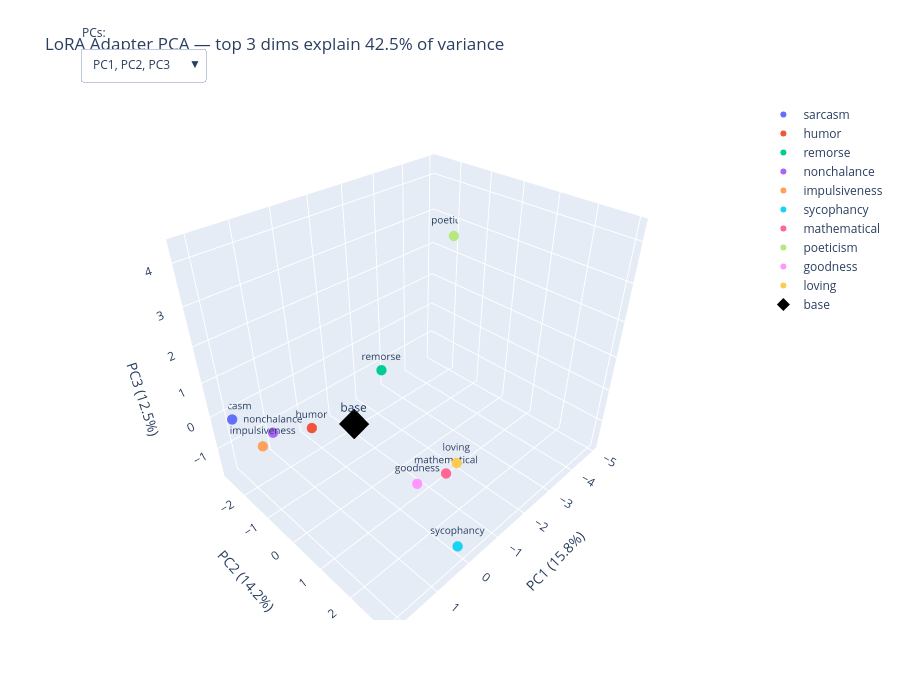

The cell this chart's notebook holds for it:
### Code cell
import plotly.graph_objects as go

persona_names = persona_collection.names

n_pcs = coords.shape[1]
combos = [(i, i+1, i+2) for i in range(n_pcs - 2)]

n_personas = len(persona_names)
fig = go.Figure()

for combo in combos:
    x_pc, y_pc, z_pc = combo
    for i, persona in enumerate(persona_names):
        is_base = persona == "base"
        fig.add_trace(go.Scatter3d(
            x=[coords[i, x_pc].item()],
            y=[coords[i, y_pc].item()],
            z=[coords[i, z_pc].item()],
            mode='markers+text',
            marker=dict(
                size=10 if is_base else 6,
                color='black' if is_base else None,
                symbol='diamond' if is_base else 'circle',
            ),
            text=[persona],
            textposition='top center',
            textfont=dict(size=12 if is_base else 10),
            name=persona,
            visible=(combo == (0, 1, 2)),
            showlegend=(combo == (0, 1, 2)),
        ))

buttons = []
for k, (x_pc, y_pc, z_pc) in enumerate(combos):
    visibility = [False] * (len(combos) * n_personas)
    for j in range(n_personas):
        visibility[k * n_personas + j] = True
    buttons.append(dict(
        method='update',
        label=f"PC{x_pc+1}, PC{y_pc+1}, PC{z_pc+1}",
        args=[
            {'visible': visibility},
            {'scene.xaxis.title': f"PC{x_pc+1} ({explained[x_pc]:.1%})",
             'scene.yaxis.title': f"PC{y_pc+1} ({explained[y_pc]:.1%})",
             'scene.zaxis.title': f"PC{z_pc+1} ({explained[z_pc]:.1%})"},
        ],
    ))

fig.update_layout(
    title=f"LoRA Adapter PCA — top 3 dims explain {explained[:3].sum():.1%} of variance",
    scene=dict(
        xaxis_title=f"PC1 ({explained[0]:.1%})",
        yaxis_title=f"PC2 ({explained[1]:.1%})",
        zaxis_title=f"PC3 ({explained[2]:.1%})",
    ),
    width=900, height=700,
    updatemenus=[dict(
        buttons=buttons,
        direction='down',
        showactive=True,
        x=0.0, y=1.1,
        xanchor='left',
        yanchor='top',
    )],
    annotations=[dict(
        text="PCs:", x=0.0, y=1.15,
        xref="paper", yref="paper",
        showarrow=False,
    )],
)

fig.show()

### Figure 1 — Plotly figure (JSON) as saved in the notebook; plotly's stock layout.template omitted (floating-point values rounded to 4 significant figures)
{"data": [{"marker": {"size": 6, "symbol": "circle"}, "mode": "markers+text", "name": "sarcasm", "showlegend": true, "text": ["sarcasm"], "textfont": {"size": 10}, "textposition": "top center", "type": "scatter3d", "visible": true, "x": [1.937], "y": [-2.754], "z": [-0.2234]}, {"marker": {"size": 6, "symbol": "circle"}, "mode": "markers+text", "name": "humor", "showlegend": true, "text": ["humor"], "textfont": {"size": 10}, "textposition": "top center", "type": "scatter3d", "visible": true, "x": [0.7082], "y": [-1.26], "z": [-0.3307]}, {"marker": {"size": 6, "symbol": "circle"}, "mode": "markers+text", "name": "remorse", "showlegend": true, "text": ["remorse"], "textfont": {"size": 10}, "textposition": "top center", "type": "scatter3d", "visible": true, "x": [2.156], "y": [2.985], "z": [4.321]}, {"marker": {"size": 6, "symbol": "circle"}, "mode": "markers+text", "name": "nonchalance", "showlegend": true, "text": ["nonchalance"], "textfont": {"size": 10}, "textposition": "top center", "type": "scatter3d", "visible": true, "x": [1.466], "y": [-1.76], "z": [-0.3142]}, {"marker": {"size": 6, "symbol": "circle"}, "mode": "markers+text", "name": "impulsiveness", "showlegend": true, "text": ["impulsiveness"], "textfont": {"size": 10}, "textposition": "top center", "type": "scatter3d", "visible": true, "x": [1.912], "y": [-1.511], "z": [-0.2911]}, {"marker": {"size": 6, "symbol": "circle"}, "mode": "markers+text", "name": "sycophancy", "showlegend": true, "text": ["sycophancy"], "textfont": {"size": 10}, "textposition": "top center", "type": "scatter3d", "visible": true, "x": [-0.02265], "y": [2.811], "z": [-1.699]}, {"marker": {"size": 6, "symbol": "circle"}, "mode": "markers+text", "name": "mathematical", "showlegend": true, "text": ["mathematical"], "textfont": {"size": 10}, "textposition": "top center", "type": "scatter3d", "visible": true, "x": [-1.507], "y": [1.097], "z": [-1.747]}, {"marker": {"size": 6, "symbol": "circle"}, "mode": "markers+text", "name": "poeticism", "showlegend": true, "text": ["poeticism"], "textfont": {"size": 10}, "textposition": "top center", "type": "scatter3d", "visible": true, "x": [-4.946], "y": [-1.956], "z": [2.582]}, {"marker": {"size": 6, "symbol": "circle"}, "mode": "markers+text", "name": "goodness", "showlegend": true, "text": ["goodness"], "textfont": {"size": 10}, "textposition": "top center", "type": "scatter3d", "visible": true, "x": [-0.4355], "y": [1.144], "z": [-1.284]}, {"marker": {"size": 6, "symbol": "circle"}, "mode": "markers+text", "name": "loving", "showlegend": true, "text": ["loving"], "textfont": {"size": 10}, "textposition": "top center", "type": "scatter3d", "visible": true, "x": [-1.54], "y": [1.395], "z": [-1.203]}, {"marker": {"color": "black", "size": 10, "symbol": "diamond"}, "mode": "markers+text", "name": "base", "showlegend": true, "text": ["base"], "textfont": {"size": 12}, "textposition": "top center", "type": "scatter3d", "visible": true, "x": [0.2711], "y": [-0.1909], "z": [0.1888]}, {"marker": {"size": 6, "symbol": "circle"}, "mode": "markers+text", "name": "sarcasm", "showlegend": false, "text": ["sarcasm"], "textfont": {"size": 10}, "textposition": "top center", "type": "scatter3d", "visible": false, "x": [-2.754], "y": [-0.2234], "z": [1.001]}, {"marker": {"size": 6, "symbol": "circle"}, "mode": "markers+text", "name": "humor", "showlegend": false, "text": ["humor"], "textfont": {"size": 10}, "textposition": "top center", "type": "scatter3d", "visible": false, "x": [-1.26], "y": [-0.3307], "z": [0.606]}, {"marker": {"size": 6, "symbol": "circle"}, "mode": "markers+text", "name": "remorse", "showlegend": false, "text": ["remorse"], "textfont": {"size": 10}, "textposition": "top center", "type": "scatter3d", "visible": false, "x": [2.985], "y": [4.321], "z": [0.7187]}, {"marker": {"size": 6, "symbol": "circle"}, "mode": "markers+text", "name": "nonchalance", "showlegend": false, "text": ["nonchalance"], "textfont": {"size": 10}, "textposition": "top center", "type": "scatter3d", "visible": false, "x": [-1.76], "y": [-0.3142], "z": [-0.7933]}, {"marker": {"size": 6, "symbol": "circle"}, "mode": "markers+text", "name": "impulsiveness", "showlegend": false, "text": ["impulsiveness"], "textfont": {"size": 10}, "textposition": "top center", "type": "scatter3d", "visible": false, "x": [-1.511], "y": [-0.2911], "z": [-1.963]}, {"marker": {"size": 6, "symbol": "circle"}, "mode": "markers+text", "name": "sycophancy", "showlegend": false, "text": ["sycophancy"], "textfont": {"size": 10}, "textposition": "top center", "type": "scatter3d", "visible": false, "x": [2.811], "y": [-1.699], "z": [-3.2]}, {"marker": {"size": 6, "symbol": "circle"}, "mode": "markers+text", "name": "mathematical", "showlegend": false, "text": ["mathematical"], "textfont": {"size": 10}, "textposition": "top center", "type": "scatter3d", "visible": false, "x": [1.097], "y": [-1.747], "z": [2.864]}, {"marker": {"size": 6, "symbol": "circle"}, "mode": "markers+text", "name": "poeticism", "showlegend": false, "text": ["poeticism"], "textfont": {"size": 10}, "textposition": "top center", "type": "scatter3d", "visible": false, "x": [-1.956], "y": [2.582], "z": [-0.9249]}, {"marker": {"size": 6, "symbol": "circle"}, "mode": "markers+text", "name": "goodness", "showlegend": false, "text": ["goodness"], "textfont": {"size": 10}, "textposition": "top center", "type": "scatter3d", "visible": false, "x": [1.144], "y": [-1.284], "z": [2.18]}, {"marker": {"size": 6, "symbol": "circle"}, "mode": "markers+text", "name": "loving", "showlegend": false, "text": ["loving"], "textfont": {"size": 10}, "textposition": "top center", "type": "scatter3d", "visible": false, "x": [1.395], "y": [-1.203], "z": [-0.9659]}, {"marker": {"color": "black", "size": 10, "symbol": "diamond"}, "mode": "markers+text", "name": "base", "showlegend": false, "text": ["base"], "textfont": {"size": 12}, "textposition": "top center", "type": "scatter3d", "visible": false, "x": [-0.1909], "y": [0.1888], "z": [0.478]}, {"marker": {"size": 6, "symbol": "circle"}, "mode": "markers+text", "name": "sarcasm", "showlegend": false, "text": ["sarcasm"], "textfont": {"size": 10}, "textposition": "top center", "type": "scatter3d", "visible": false, "x": [-0.2234], "y": [1.001], "z": [-3.657]}, {"marker": {"size": 6, "symbol": "circle"}, "mode": "markers+text", "name": "humor", "showlegend": false, "text": ["humor"], "textfont": {"size": 10}, "textposition": "top center", "type": "scatter3d", "visible": false, "x": [-0.3307], "y": [0.606], "z": [-0.267]}, {"marker": {"size": 6, "symbol": "circle"}, "mode": "markers+text", "name": "remorse", "showlegend": false, "text": ["remorse"], "textfont": {"size": 10}, "textposition": "top center", "type": "scatter3d", "visible": false, "x": [4.321], "y": [0.7187], "z": [0.006181]}, {"marker": {"size": 6, "symbol": "circle"}, "mode": "markers+text", "name": "nonchalance", "showlegend": false, "text": ["nonchalance"], "textfont": {"size": 10}, "textposition": "top center", "type": "scatter3d", "visible": false, "x": [-0.3142], "y": [-0.7933], "z": [1.78]}, {"marker": {"size": 6, "symbol": "circle"}, "mode": "markers+text", "name": "impulsiveness", "showlegend": false, "text": ["impulsiveness"], "textfont": {"size": 10}, "textposition": "top center", "type": "scatter3d", "visible": false, "x": [-0.2911], "y": [-1.963], "z": [2.599]}, {"marker": {"size": 6, "symbol": "circle"}, "mode": "markers+text", "name": "sycophancy", "showlegend": false, "text": ["sycophancy"], "textfont": {"size": 10}, "textposition": "top center", "type": "scatter3d", "visible": false, "x": [-1.699], "y": [-3.2], "z": [-2.146]}, {"marker": {"size": 6, "symbol": "circle"}, "mode": "markers+text", "name": "mathematical", "showlegend": false, "text": ["mathematical"], "textfont": {"size": 10}, "textposition": "top center", "type": "scatter3d", "visible": false, "x": [-1.747], "y": [2.864], "z": [0.5719]}, {"marker": {"size": 6, "symbol": "circle"}, "mode": "markers+text", "name": "poeticism", "showlegend": false, "text": ["poeticism"], "textfont": {"size": 10}, "textposition": "top center", "type": "scatter3d", "visible": false, "x": [2.582], "y": [-0.9249], "z": [-0.2856]}, {"marker": {"size": 6, "symbol": "circle"}, "mode": "markers+text", "name": "goodness", "showlegend": false, "text": ["goodness"], "textfont": {"size": 10}, "textposition": "top center", "type": "scatter3d", "visible": false, "x": [-1.284], "y": [2.18], "z": [0.8515]}, {"marker": {"size": 6, "symbol": "circle"}, "mode": "markers+text", "name": "loving", "showlegend": false, "text": ["loving"], "textfont": {"size": 10}, "textposition": "top center", "type": "scatter3d", "visible": false, "x": [-1.203], "y": [-0.9659], "z": [0.3838]}, {"marker": {"color": "black", "size": 10, "symbol": "diamond"}, "mode": "markers+text", "name": "base", "showlegend": false, "text": ["base"], "textfont": {"size": 12}, "textposition": "top center", "type": "scatter3d", "visible": false, "x": [0.1888], "y": [0.478], "z": [0.163]}, {"marker": {"size": 6, "symbol": "circle"}, "mode": "markers+text", "name": "sarcasm", "showlegend": false, "text": ["sarcasm"], "textfont": {"size": 10}, "textposition": "top center", "type": "scatter3d", "visible": false, "x": [1.001], "y": [-3.657], "z": [0.1431]}, {"marker": {"size": 6, "symbol": "circle"}, "mode": "markers+text", "name": "humor", "showlegend": false, "text": ["humor"], "textfont": {"size": 10}, "textposition": "top center", "type": "scatter3d", "visible": false, "x": [0.606], "y": [-0.267], "z": [0.3178]}, {"marker": {"size": 6, "symbol": "circle"}, "mode": "markers+text", "name": "remorse", "showlegend": false, "text": ["remorse"], "textfont": {"size": 10}, "textposition": "top center", "type": "scatter3d", "visible": false, "x": [0.7187], "y": [0.006181], "z": [0.06253]}, {"marker": {"size": 6, "symbol": "circle"}, "mode": "markers+text", "name": "nonchalance", "showlegend": false, "text": ["nonchalance"], "textfont": {"size": 10}, "textposition": "top center", "type": "scatter3d", "visible": false, "x": [-0.7933], "y": [1.78], "z": [1.875]}, {"marker": {"size": 6, "symbol": "circle"}, "mode": "markers+text", "name": "impulsiveness", "showlegend": false, "text": ["impulsiveness"], "textfont": {"size": 10}, "textposition": "top center", "type": "scatter3d", "visible": false, "x": [-1.963], "y": [2.599], "z": [-2.31]}, {"marker": {"size": 6, "symbol": "circle"}, "mode": "markers+text", "name": "sycophancy", "showlegend": false, "text": ["sycophancy"], "textfont": {"size": 10}, "textposition": "top center", "type": "scatter3d", "visible": false, "x": [-3.2], "y": [-2.146], "z": [-1.215]}, {"marker": {"size": 6, "symbol": "circle"}, "mode": "markers+text", "name": "mathematical", "showlegend": false, "text": ["mathematical"], "textfont": {"size": 10}, "textposition": "top center", "type": "scatter3d", "visible": false, "x": [2.864], "y": [0.5719], "z": [-2.141]}, {"marker": {"size": 6, "symbol": "circle"}, "mode": "markers+text", "name": "poeticism", "showlegend": false, "text": ["poeticism"], "textfont": {"size": 10}, "textposition": "top center", "type": "scatter3d", "visible": false, "x": [-0.9249], "y": [-0.2856], "z": [-0.5788]}, {"marker": {"size": 6, "symbol": "circle"}, "mode": "markers+text", "name": "goodness", "showlegend": false, "text": ["goodness"], "textfont": {"size": 10}, "textposition": "top center", "type": "scatter3d", "visible": false, "x": [2.18], "y": [0.8515], "z": [0.5865]}, {"marker": {"size": 6, "symbol": "circle"}, "mode": "markers+text", "name": "loving", "showlegend": false, "text": ["loving"], "textfont": {"size": 10}, "textposition": "top center", "type": "scatter3d", "visible": false, "x": [-0.9659], "y": [0.3838], "z": [3.154]}, {"marker": {"color": "black", "size": 10, "symbol": "diamond"}, "mode": "markers+text", "name": "base", "showlegend": false, "text": ["base"], "textfont": {"size": 12}, "textposition": "top center", "type": "scatter3d", "visible": false, "x": [0.478], "y": [0.163], "z": [0.1059]}, {"marker": {"size": 6, "symbol": "circle"}, "mode": "markers+text", "name": "sarcasm", "showlegend": false, "text": ["sarcasm"], "textfont": {"size": 10}, "textposition": "top center", "type": "scatter3d", "visible": false, "x": [-3.657], "y": [0.1431], "z": [-0.925]}, {"marker": {"size": 6, "symbol": "circle"}, "mode": "markers+text", "name": "humor", "showlegend": false, "text": ["humor"], "textfont": {"size": 10}, "textposition": "top center", "type": "scatter3d", "visible": false, "x": [-0.267], "y": [0.3178], "z": [0.04755]}, {"marker": {"size": 6, "symbol": "circle"}, "mode": "markers+text", "name": "remorse", "showlegend": false, "text": ["remorse"], "textfont": {"size": 10}, "textposition": "top center", "type": "scatter3d", "visible": false, "x": [0.006181], "y": [0.06253], "z": [-0.08317]}, {"marker": {"size": 6, "symbol": "circle"}, "mode": "markers+text", "name": "nonchalance", "showlegend": false, "text": ["nonchalance"], "textfont": {"size": 10}, "textposition": "top center", "type": "scatter3d", "visible": false, "x": [1.78], "y": [1.875], "z": [3.181]}, {"marker": {"size": 6, "symbol": "circle"}, "mode": "markers+text", "name": "impulsiveness", "showlegend": false, "text": ["impulsiveness"], "textfont": {"size": 10}, "textposition": "top center", "type": "scatter3d", "visible": false, "x": [2.599], "y": [-2.31], "z": [-2.112]}, {"marker": {"size": 6, "symbol": "circle"}, "mode": "markers+text", "name": "sycophancy", "showlegend": false, "text": ["sycophancy"], "textfont": {"size": 10}, "textposition": "top center", "type": "scatter3d", "visible": false, "x": [-2.146], "y": [-1.215], "z": [1.273]}, {"marker": {"size": 6, "symbol": "circle"}, "mode": "markers+text", "name": "mathematical", "showlegend": false, "text": ["mathematical"], "textfont": {"size": 10}, "textposition": "top center", "type": "scatter3d", "visible": false, "x": [0.5719], "y": [-2.141], "z": [0.7325]}, {"marker": {"size": 6, "symbol": "circle"}, "mode": "markers+text", "name": "poeticism", "showlegend": false, "text": ["poeticism"], "textfont": {"size": 10}, "textposition": "top center", "type": "scatter3d", "visible": false, "x": [-0.2856], "y": [-0.5788], "z": [0.2705]}, {"marker": {"size": 6, "symbol": "circle"}, "mode": "markers+text", "name": "goodness", "showlegend": false, "text": ["goodness"], "textfont": {"size": 10}, "textposition": "top center", "type": "scatter3d", "visible": false, "x": [0.8515], "y": [0.5865], "z": [-0.3679]}, {"marker": {"size": 6, "symbol": "circle"}, "mode": "markers+text", "name": "loving", "showlegend": false, "text": ["loving"], "textfont": {"size": 10}, "textposition": "top center", "type": "scatter3d", "visible": false, "x": [0.3838], "y": [3.154], "z": [-2.303]}, {"marker": {"color": "black", "size": 10, "symbol": "diamond"}, "mode": "markers+text", "name": "base", "showlegend": false, "text": ["base"], "textfont": {"size": 12}, "textposition": "top center", "type": "scatter3d", "visible": false, "x": [0.163], "y": [0.1059], "z": [0.2868]}, {"marker": {"size": 6, "symbol": "circle"}, "mode": "markers+text", "name": "sarcasm", "showlegend": false, "text": ["sarcasm"], "textfont": {"size": 10}, "textposition": "top center", "type": "scatter3d", "visible": false, "x": [0.1431], "y": [-0.925], "z": [-0.2948]}, {"marker": {"size": 6, "symbol": "circle"}, "mode": "markers+text", "name": "humor", "showlegend": false, "text": ["humor"], "textfont": {"size": 10}, "textposition": "top center", "type": "scatter3d", "visible": false, "x": [0.3178], "y": [0.04755], "z": [0.09254]}, {"marker": {"size": 6, "symbol": "circle"}, "mode": "markers+text", "name": "remorse", "showlegend": false, "text": ["remorse"], "textfont": {"size": 10}, "textposition": "top center", "type": "scatter3d", "visible": false, "x": [0.06253], "y": [-0.08317], "z": [-0.4744]}, {"marker": {"size": 6, "symbol": "circle"}, "mode": "markers+text", "name": "nonchalance", "showlegend": false, "text": ["nonchalance"], "textfont": {"size": 10}, "textposition": "top center", "type": "scatter3d", "visible": false, "x": [1.875], "y": [3.181], "z": [-0.5523]}, {"marker": {"size": 6, "symbol": "circle"}, "mode": "markers+text", "name": "impulsiveness", "showlegend": false, "text": ["impulsiveness"], "textfont": {"size": 10}, "textposition": "top center", "type": "scatter3d", "visible": false, "x": [-2.31], "y": [-2.112], "z": [0.08485]}, {"marker": {"size": 6, "symbol": "circle"}, "mode": "markers+text", "name": "sycophancy", "showlegend": false, "text": ["sycophancy"], "textfont": {"size": 10}, "textposition": "top center", "type": "scatter3d", "visible": false, "x": [-1.215], "y": [1.273], "z": [0.6039]}, {"marker": {"size": 6, "symbol": "circle"}, "mode": "markers+text", "name": "mathematical", "showlegend": false, "text": ["mathematical"], "textfont": {"size": 10}, "textposition": "top center", "type": "scatter3d", "visible": false, "x": [-2.141], "y": [0.7325], "z": [-2.421]}, {"marker": {"size": 6, "symbol": "circle"}, "mode": "markers+text", "name": "poeticism", "showlegend": false, "text": ["poeticism"], "textfont": {"size": 10}, "textposition": "top center", "type": "scatter3d", "visible": false, "x": [-0.5788], "y": [0.2705], "z": [0.5003]}, {"marker": {"size": 6, "symbol": "circle"}, "mode": "markers+text", "name": "goodness", "showlegend": false, "text": ["goodness"], "textfont": {"size": 10}, "textposition": "top center", "type": "scatter3d", "visible": false, "x": [0.5865], "y": [-0.3679], "z": [3.613]}, {"marker": {"size": 6, "symbol": "circle"}, "mode": "markers+text", "name": "loving", "showlegend": false, "text": ["loving"], "textfont": {"size": 10}, "textposition": "top center", "type": "scatter3d", "visible": false, "x": [3.154], "y": [-2.303], "z": [-1.602]}, {"marker": {"color": "black", "size": 10, "symbol": "diamond"}, "mode": "markers+text", "name": "base", "showlegend": false, "text": ["base"], "textfont": {"size": 12}, "textposition": "top center", "type": "scatter3d", "visible": false, "x": [0.1059], "y": [0.2868], "z": [0.45]}, {"marker": {"size": 6, "symbol": "circle"}, "mode": "markers+text", "name": "sarcasm", "showlegend": false, "text": ["sarcasm"], "textfont": {"size": 10}, "textposition": "top center", "type": "scatter3d", "visible": false, "x": [-0.925], "y": [-0.2948], "z": [-1.271]}, {"marker": {"size": 6, "symbol": "circle"}, "mode": "markers+text", "name": "humor", "showlegend": false, "text": ["humor"], "textfont": {"size": 10}, "textposition": "top center", "type": "scatter3d", "visible": false, "x": [0.04755], "y": [0.09254], "z": [3.614]}, {"marker": {"size": 6, "symbol": "circle"}, "mode": "markers+text", "name": "remorse", "showlegend": false, "text": ["remorse"], "textfont": {"size": 10}, "textposition": "top center", "type": "scatter3d", "visible": false, "x": [-0.08317], "y": [-0.4744], "z": [-0.1292]}, {"marker": {"size": 6, "symbol": "circle"}, "mode": "markers+text", "name": "nonchalance", "showlegend": false, "text": ["nonchalance"], "textfont": {"size": 10}, "textposition": "top center", "type": "scatter3d", "visible": false, "x": [3.181], "y": [-0.5523], "z": [-0.9039]}, {"marker": {"size": 6, "symbol": "circle"}, "mode": "markers+text", "name": "impulsiveness", "showlegend": false, "text": ["impulsiveness"], "textfont": {"size": 10}, "textposition": "top center", "type": "scatter3d", "visible": false, "x": [-2.112], "y": [0.08485], "z": [-0.4123]}, {"marker": {"size": 6, "symbol": "circle"}, "mode": "markers+text", "name": "sycophancy", "showlegend": false, "text": ["sycophancy"], "textfont": {"size": 10}, "textposition": "top center", "type": "scatter3d", "visible": false, "x": [1.273], "y": [0.6039], "z": [0.1217]}, {"marker": {"size": 6, "symbol": "circle"}, "mode": "markers+text", "name": "mathematical", "showlegend": false, "text": ["mathematical"], "textfont": {"size": 10}, "textposition": "top center", "type": "scatter3d", "visible": false, "x": [0.7325], "y": [-2.421], "z": [-0.3527]}, {"marker": {"size": 6, "symbol": "circle"}, "mode": "markers+text", "name": "poeticism", "showlegend": false, "text": ["poeticism"], "textfont": {"size": 10}, "textposition": "top center", "type": "scatter3d", "visible": false, "x": [0.2705], "y": [0.5003], "z": [-0.2137]}, {"marker": {"size": 6, "symbol": "circle"}, "mode": "markers+text", "name": "goodness", "showlegend": false, "text": ["goodness"], "textfont": {"size": 10}, "textposition": "top center", "type": "scatter3d", "visible": false, "x": [-0.3679], "y": [3.613], "z": [-0.7046]}, {"marker": {"size": 6, "symbol": "circle"}, "mode": "markers+text", "name": "loving", "showlegend": false, "text": ["loving"], "textfont": {"size": 10}, "textposition": "top center", "type": "scatter3d", "visible": false, "x": [-2.303], "y": [-1.602], "z": [-0.184]}, {"marker": {"color": "black", "size": 10, "symbol": "diamond"}, "mode": "markers+text", "name": "base", "showlegend": false, "text": ["base"], "textfont": {"size": 12}, "textposition": "top center", "type": "scatter3d", "visible": false, "x": [0.2868], "y": [0.45], "z": [0.4352]}, {"marker": {"size": 6, "symbol": "circle"}, "mode": "markers+text", "name": "sarcasm", "showlegend": false, "text": ["sarcasm"], "textfont": {"size": 10}, "textposition": "top center", "type": "scatter3d", "visible": false, "x": [-0.2948], "y": [-1.271], "z": [0.2135]}, {"marker": {"size": 6, "symbol": "circle"}, "mode": "markers+text", "name": "humor", "showlegend": false, "text": ["humor"], "textfont": {"size": 10}, "textposition": "top center", "type": "scatter3d", "visible": false, "x": [0.09254], "y": [3.614], "z": [0.7365]}, {"marker": {"size": 6, "symbol": "circle"}, "mode": "markers+text", "name": "remorse", "showlegend": false, "text": ["remorse"], "textfont": {"size": 10}, "textposition": "top center", "type": "scatter3d", "visible": false, "x": [-0.4744], "y": [-0.1292], "z": [0.3963]}, {"marker": {"size": 6, "symbol": "circle"}, "mode": "markers+text", "name": "nonchalance", "showlegend": false, "text": ["nonchalance"], "textfont": {"size": 10}, "textposition": "top center", "type": "scatter3d", "visible": false, "x": [-0.5523], "y": [-0.9039], "z": [0.419]}, {"marker": {"size": 6, "symbol": "circle"}, "mode": "markers+text", "name": "impulsiveness", "showlegend": false, "text": ["impulsiveness"], "textfont": {"size": 10}, "textposition": "top center", "type": "scatter3d", "visible": false, "x": [0.08485], "y": [-0.4123], "z": [0.173]}, {"marker": {"size": 6, "symbol": "circle"}, "mode": "markers+text", "name": "sycophancy", "showlegend": false, "text": ["sycophancy"], "textfont": {"size": 10}, "textposition": "top center", "type": "scatter3d", "visible": false, "x": [0.6039], "y": [0.1217], "z": [0.1195]}, {"marker": {"size": 6, "symbol": "circle"}, "mode": "markers+text", "name": "mathematical", "showlegend": false, "text": ["mathematical"], "textfont": {"size": 10}, "textposition": "top center", "type": "scatter3d", "visible": false, "x": [-2.421], "y": [-0.3527], "z": [0.2035]}, {"marker": {"size": 6, "symbol": "circle"}, "mode": "markers+text", "name": "poeticism", "showlegend": false, "text": ["poeticism"], "textfont": {"size": 10}, "textposition": "top center", "type": "scatter3d", "visible": false, "x": [0.5003], "y": [-0.2137], "z": [0.2631]}, {"marker": {"size": 6, "symbol": "circle"}, "mode": "markers+text", "name": "goodness", "showlegend": false, "text": ["goodness"], "textfont": {"size": 10}, "textposition": "top center", "type": "scatter3d", "visible": false, "x": [3.613], "y": [-0.7046], "z": [0.5861]}, {"marker": {"size": 6, "symbol": "circle"}, "mode": "markers+text", "name": "loving", "showlegend": false, "text": ["loving"], "textfont": {"size": 10}, "textposition": "top center", "type": "scatter3d", "visible": false, "x": [-1.602], "y": [-0.184], "z": [0.01426]}, {"marker": {"color": "black", "size": 10, "symbol": "diamond"}, "mode": "markers+text", "name": "base", "showlegend": false, "text": ["base"], "textfont": {"size": 12}, "textposition": "top center", "type": "scatter3d", "visible": false, "x": [0.45], "y": [0.4352], "z": [-3.125]}], "layout": {"annotations": [{"showarrow": false, "text": "PCs:", "x": 0, "xref": "paper", "y": 1.15, "yref": "paper"}], "height": 700, "scene": {"xaxis": {"title": {"text": "PC1 (15.8%)"}}, "yaxis": {"title": {"text": "PC2 (14.2%)"}}, "zaxis": {"title": {"text": "PC3 (12.5%)"}}}, "title": {"text": "LoRA Adapter PCA — top 3 dims explain 42.5% of variance"}, "updatemenus": [{"buttons": [{"args": [{"visible": [true, true, true, true, true, true, true, true, true, true, true, false, false, false, false, false, false, false, false, false, false, false, false, false, false, false, false, false, false, false, false, false, false, false, false, false, false, false, false, false, false, false, false, false, false, false, false, false, false, false, false, false, false, false, false, false, false, false, false, false, false, false, false, false, false, false, false, false, false, false, false, false, false, false, false, false, false, false, false, false, false, false, false, false, false, false, false, false]}, {"scene.xaxis.title": "PC1 (15.8%)", "scene.yaxis.title": "PC2 (14.2%)", "scene.zaxis.title": "PC3 (12.5%)"}], "label": "PC1, PC2, PC3", "method": "update"}, {"args": [{"visible": [false, false, false, false, false, false, false, false, false, false, false, true, true, true, true, true, true, true, true, true, true, true, false, false, false, false, false, false, false, false, false, false, false, false, false, false, false, false, false, false, false, false, false, false, false, false, false, false, false, false, false, false, false, false, false, false, false, false, false, false, false, false, false, false, false, false, false, false, false, false, false, false, false, false, false, false, false, false, false, false, false, false, false, false, false, false, false, false]}, {"scene.xaxis.title": "PC2 (14.2%)", "scene.yaxis.title": "PC3 (12.5%)", "scene.zaxis.title": "PC4 (11.3%)"}], "label": "PC2, PC3, PC4", "method": "update"}, {"args": [{"visible": [false, false, false, false, false, false, false, false, false, false, false, false, false, false, false, false, false, false, false, false, false, false, true, true, true, true, true, true, true, true, true, true, true, false, false, false, false, false, false, false, false, false, false, false, false, false, false, false, false, false, false, false, false, false, false, false, false, false, false, false, false, false, false, false, false, false, false, false, false, false, false, false, false, false, false, false, false, false, false, false, false, false, false, false, false, false, false, false]}, {"scene.xaxis.title": "PC3 (12.5%)", "scene.yaxis.title": "PC4 (11.3%)", "scene.zaxis.title": "PC5 (10.5%)"}], "label": "PC3, PC4, PC5", "method": "update"}, {"args": [{"visible": [false, false, false, false, false, false, false, false, false, false, false, false, false, false, false, false, false, false, false, false, false, false, false, false, false, false, false, false, false, false, false, false, false, true, true, true, true, true, true, true, true, true, true, true, false, false, false, false, false, false, false, false, false, false, false, false, false, false, false, false, false, false, false, false, false, false, false, false, false, false, false, false, false, false, false, false, false, false, false, false, false, false, false, false, false, false, false, false]}, {"scene.xaxis.title": "PC4 (11.3%)", "scene.yaxis.title": "PC5 (10.5%)", "scene.zaxis.title": "PC6 (9.2%)"}], "label": "PC4, PC5, PC6", "method": "update"}, {"args": [{"visible": [false, false, false, false, false, false, false, false, false, false, false, false, false, false, false, false, false, false, false, false, false, false, false, false, false, false, false, false, false, false, false, false, false, false, false, false, false, false, false, false, false, false, false, false, true, true, true, true, true, true, true, true, true, true, true, false, false, false, false, false, false, false, false, false, false, false, false, false, false, false, false, false, false, false, false, false, false, false, false, false, false, false, false, false, false, false, false, false]}, {"scene.xaxis.title": "PC5 (10.5%)", "scene.yaxis.title": "PC6 (9.2%)", "scene.zaxis.title": "PC7 (8.3%)"}], "label": "PC5, PC6, PC7", "method": "update"}, {"args": [{"visible": [false, false, false, false, false, false, false, false, false, false, false, false, false, false, false, false, false, false, false, false, false, false, false, false, false, false, false, false, false, false, false, false, false, false, false, false, false, false, false, false, false, false, false, false, false, false, false, false, false, false, false, false, false, false, false, true, true, true, true, true, true, true, true, true, true, true, false, false, false, false, false, false, false, false, false, false, false, false, false, false, false, false, false, false, false, false, false, false]}, {"scene.xaxis.title": "PC6 (9.2%)", "scene.yaxis.title": "PC7 (8.3%)", "scene.zaxis.title": "PC8 (8.2%)"}], "label": "PC6, PC7, PC8", "method": "update"}, {"args": [{"visible": [false, false, false, false, false, false, false, false, false, false, false, false, false, false, false, false, false, false, false, false, false, false, false, false, false, false, false, false, false, false, false, false, false, false, false, false, false, false, false, false, false, false, false, false, false, false, false, false, false, false, false, false, false, false, false, false, false, false, false, false, false, false, false, false, false, false, true, true, true, true, true, true, true, true, true, true, true, false, false, false, false, false, false, false, false, false, false, false]}, {"scene.xaxis.title": "PC7 (8.3%)", "scene.yaxis.title": "PC8 (8.2%)", "scene.zaxis.title": "PC9 (5.9%)"}], "label": "PC7, PC8, PC9", "method": "update"}, {"args": [{"visible": [false, false, false, false, false, false, false, false, false, false, false, false, false, false, false, false, false, false, false, false, false, false, false, false, false, false, false, false, false, false, false, false, false, false, false, false, false, false, false, false, false, false, false, false, false, false, false, false, false, false, false, false, false, false, false, false, false, false, false, false, false, false, false, false, false, false, false, false, false, false, false, false, false, false, false, false, false, true, true, true, true, true, true, true, true, true, true, true]}, {"scene.xaxis.title": "PC8 (8.2%)", "scene.yaxis.title": "PC9 (5.9%)", "scene.zaxis.title": "PC10 (4.0%)"}], "label": "PC8, PC9, PC10", "method": "update"}], "direction": "down", "showactive": true, "x": 0, "xanchor": "left", "y": 1.1, "yanchor": "top"}], "width": 900}}
